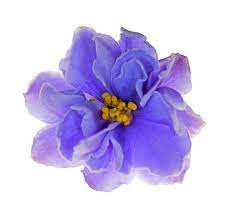
#> input picture mi_primer_proyecto/code/iris_classifier/Imagenes/Flor 1.jpg, 227 x 222 px
$ jupyter execute --allow-errors iris_classifier.ipynb
#> lines starting #> are read from the running program, lines starting #| are printed output that depends on the picture
[cell 1]
# Importar las librerías necesarias
import pandas as pd
from sklearn.datasets import load_iris
from sklearn.model_selection import train_test_split

[cell 2]
# 1. Cargar el dataset de Iris
iris = load_iris()
X = iris.data  # Características (features)
y = iris.target  # Etiquetas (labels)

# 2. Dividir los datos en entrenamiento y prueba
X_train, X_test, y_train, y_test = train_test_split(X, y, test_size=0.3, random_state=42)

[cell 3]
from sklearn.ensemble import RandomForestClassifier

# 3. Crear y entrenar el modelo de Random Forest
model = RandomForestClassifier(n_estimators=100, random_state=42)
model.fit(X_train, y_train)

[cell 4]
from sklearn.metrics import accuracy_score

# 4. Hacer predicciones
y_pred = model.predict(X_test)

# 5. Evaluar el modelo
accuracy = accuracy_score(y_test, y_pred)
accuracy

[cell 5]
import seaborn as sns
import matplotlib.pyplot as plt
import joblib

# 6. Visualizar la importancia de las características
feature_importances = model.feature_importances_
features = iris.feature_names

# Crear un gráfico de barras
sns.barplot(x=features, y=feature_importances)
plt.title("Importancia de las características")
plt.ylabel("Importancia")
plt.show()
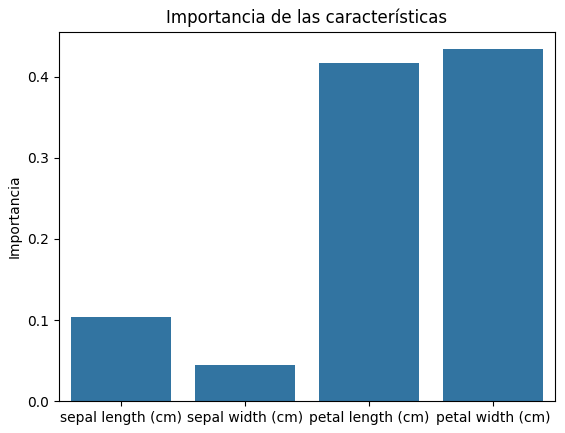
#> figure drawn by matplotlib, 1 panel; tallest bar 0.434 high, from x = 2.6 to 3.4


joblib.dump(model, 'mi_modelo_entrenado.pkl')

[cell 6]
import joblib
import cv2
from skimage.feature import hog
from sklearn.preprocessing import StandardScaler
from sklearn.decomposition import PCA

# 1. Cargar el modelo entrenado
model = joblib.load('mi_modelo_entrenado.pkl')  # Reemplaza con la ruta de tu modelo

# 2. Cargar la imagen
img = cv2.imread('./Imagenes/Flor 1.jpg', cv2.IMREAD_GRAYSCALE)  # Cambia la ruta a la correcta
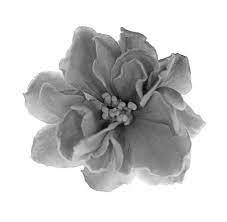
#> img: shape (222, 227); min 0, max 255, mean 203.4
#> `img = cv2.resize(img, (64, 64))`:
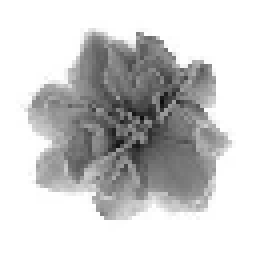
#> img: shape (64, 64) (shown 4 times larger); min 12, max 255, mean 203.5
#> `features, hog_image = hog(img, pixels_per_cell=(8, 8), cells_per_block..`: features = 1764 values, max 0.701 at index 1525, min 0 at index 0, mean 0.119
#> `features_scaled = scaler.fit_transform(features.reshape(-1, 1))`: features_scaled = 1764 values, max 4.99 at index 1525, min -1.02 at index 0, mean -1.61e-16

# Verifica si la imagen se cargó correctamente
#> (the rest of this cell did not finish here and is left out)
